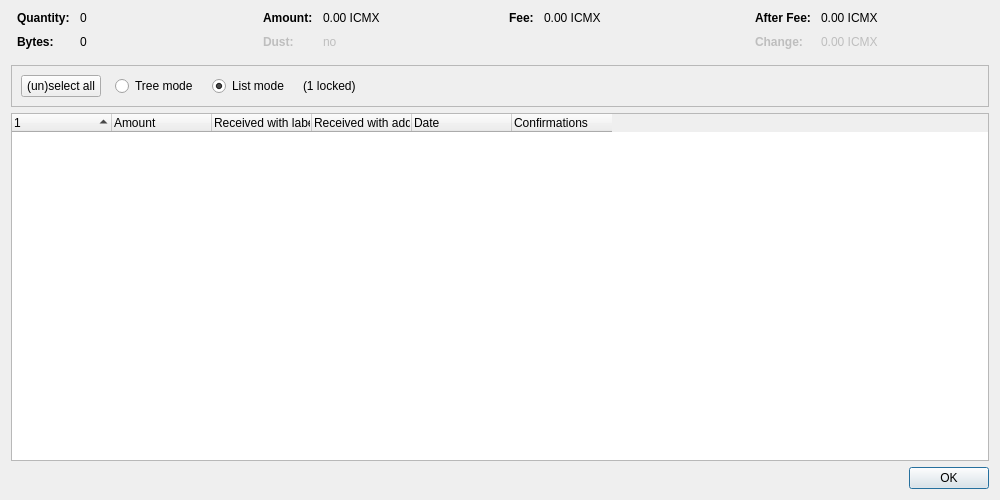
<?xml version="1.0" encoding="UTF-8"?>
<ui version="4.0">
 <class>CoinControlDialog</class>
 <widget class="QDialog" name="CoinControlDialog">
  <property name="geometry">
   <rect>
    <x>0</x>
    <y>0</y>
    <width>1000</width>
    <height>500</height>
   </rect>
  </property>
  <property name="windowTitle">
   <string>Coin Selection</string>
  </property>
  <layout class="QVBoxLayout" name="verticalLayout">
   <item>
    <layout class="QHBoxLayout" name="horizontalLayoutTop" stretch="0,0,0,0">
     <property name="topMargin">
      <number>0</number>
     </property>
     <property name="bottomMargin">
      <number>10</number>
     </property>
     <item>
      <layout class="QFormLayout" name="formLayoutCoinControl1">
       <property name="horizontalSpacing">
        <number>10</number>
       </property>
       <property name="verticalSpacing">
        <number>10</number>
       </property>
       <property name="leftMargin">
        <number>6</number>
       </property>
       <property name="rightMargin">
        <number>6</number>
       </property>
       <item row="0" column="0">
        <widget class="QLabel" name="labelCoinControlQuantityText">
         <property name="font">
          <font>
           <weight>75</weight>
           <bold>true</bold>
          </font>
         </property>
         <property name="text">
          <string>Quantity:</string>
         </property>
        </widget>
       </item>
       <item row="0" column="1">
        <widget class="QLabel" name="labelCoinControlQuantity">
         <property name="cursor">
          <cursorShape>IBeamCursor</cursorShape>
         </property>
         <property name="contextMenuPolicy">
          <enum>Qt::ActionsContextMenu</enum>
         </property>
         <property name="text">
          <string notr="true">0</string>
         </property>
         <property name="textInteractionFlags">
          <set>Qt::LinksAccessibleByMouse|Qt::TextSelectableByKeyboard|Qt::TextSelectableByMouse</set>
         </property>
        </widget>
       </item>
       <item row="1" column="0">
        <widget class="QLabel" name="labelCoinControlBytesText">
         <property name="font">
          <font>
           <weight>75</weight>
           <bold>true</bold>
          </font>
         </property>
         <property name="text">
          <string>Bytes:</string>
         </property>
        </widget>
       </item>
       <item row="1" column="1">
        <widget class="QLabel" name="labelCoinControlBytes">
         <property name="cursor">
          <cursorShape>IBeamCursor</cursorShape>
         </property>
         <property name="contextMenuPolicy">
          <enum>Qt::ActionsContextMenu</enum>
         </property>
         <property name="text">
          <string notr="true">0</string>
         </property>
         <property name="textInteractionFlags">
          <set>Qt::LinksAccessibleByMouse|Qt::TextSelectableByKeyboard|Qt::TextSelectableByMouse</set>
         </property>
        </widget>
       </item>
      </layout>
     </item>
     <item>
      <layout class="QFormLayout" name="formLayoutCoinControl2">
       <property name="horizontalSpacing">
        <number>10</number>
       </property>
       <property name="verticalSpacing">
        <number>10</number>
       </property>
       <property name="leftMargin">
        <number>6</number>
       </property>
       <property name="rightMargin">
        <number>6</number>
       </property>
       <item row="0" column="0">
        <widget class="QLabel" name="labelCoinControlAmountText">
         <property name="font">
          <font>
           <weight>75</weight>
           <bold>true</bold>
          </font>
         </property>
         <property name="text">
          <string>Amount:</string>
         </property>
        </widget>
       </item>
       <item row="0" column="1">
        <widget class="QLabel" name="labelCoinControlAmount">
         <property name="cursor">
          <cursorShape>IBeamCursor</cursorShape>
         </property>
         <property name="contextMenuPolicy">
          <enum>Qt::ActionsContextMenu</enum>
         </property>
         <property name="text">
          <string notr="true">0.00 ICMX</string>
         </property>
         <property name="textInteractionFlags">
          <set>Qt::LinksAccessibleByMouse|Qt::TextSelectableByKeyboard|Qt::TextSelectableByMouse</set>
         </property>
        </widget>
       </item>
       <item row="1" column="0">
        <widget class="QLabel" name="labelCoinControlLowOutputText">
         <property name="enabled">
          <bool>false</bool>
         </property>
         <property name="font">
          <font>
           <weight>75</weight>
           <bold>true</bold>
          </font>
         </property>
         <property name="text">
          <string>Dust:</string>
         </property>
        </widget>
       </item>
       <item row="1" column="1">
        <widget class="QLabel" name="labelCoinControlLowOutput">
         <property name="enabled">
          <bool>false</bool>
         </property>
         <property name="cursor">
          <cursorShape>IBeamCursor</cursorShape>
         </property>
         <property name="contextMenuPolicy">
          <enum>Qt::ActionsContextMenu</enum>
         </property>
         <property name="text">
          <string notr="true">no</string>
         </property>
         <property name="textInteractionFlags">
          <set>Qt::LinksAccessibleByMouse|Qt::TextSelectableByKeyboard|Qt::TextSelectableByMouse</set>
         </property>
        </widget>
       </item>
      </layout>
     </item>
     <item>
      <layout class="QFormLayout" name="formLayoutCoinControl3">
       <property name="horizontalSpacing">
        <number>10</number>
       </property>
       <property name="verticalSpacing">
        <number>10</number>
       </property>
       <property name="leftMargin">
        <number>6</number>
       </property>
       <property name="rightMargin">
        <number>6</number>
       </property>
       <item row="0" column="0">
        <widget class="QLabel" name="labelCoinControlFeeText">
         <property name="font">
          <font>
           <weight>75</weight>
           <bold>true</bold>
          </font>
         </property>
         <property name="text">
          <string>Fee:</string>
         </property>
        </widget>
       </item>
       <item row="0" column="1">
        <widget class="QLabel" name="labelCoinControlFee">
         <property name="cursor">
          <cursorShape>IBeamCursor</cursorShape>
         </property>
         <property name="contextMenuPolicy">
          <enum>Qt::ActionsContextMenu</enum>
         </property>
         <property name="text">
          <string notr="true">0.00 ICMX</string>
         </property>
         <property name="textInteractionFlags">
          <set>Qt::LinksAccessibleByMouse|Qt::TextSelectableByKeyboard|Qt::TextSelectableByMouse</set>
         </property>
        </widget>
       </item>
      </layout>
     </item>
     <item>
      <layout class="QFormLayout" name="formLayoutCoinControl4">
       <property name="horizontalSpacing">
        <number>10</number>
       </property>
       <property name="verticalSpacing">
        <number>10</number>
       </property>
       <property name="leftMargin">
        <number>6</number>
       </property>
       <property name="rightMargin">
        <number>6</number>
       </property>
       <item row="0" column="0">
        <widget class="QLabel" name="labelCoinControlAfterFeeText">
         <property name="font">
          <font>
           <weight>75</weight>
           <bold>true</bold>
          </font>
         </property>
         <property name="text">
          <string>After Fee:</string>
         </property>
        </widget>
       </item>
       <item row="0" column="1">
        <widget class="QLabel" name="labelCoinControlAfterFee">
         <property name="cursor">
          <cursorShape>IBeamCursor</cursorShape>
         </property>
         <property name="contextMenuPolicy">
          <enum>Qt::ActionsContextMenu</enum>
         </property>
         <property name="text">
          <string notr="true">0.00 ICMX</string>
         </property>
         <property name="textInteractionFlags">
          <set>Qt::LinksAccessibleByMouse|Qt::TextSelectableByKeyboard|Qt::TextSelectableByMouse</set>
         </property>
        </widget>
       </item>
       <item row="1" column="0">
        <widget class="QLabel" name="labelCoinControlChangeText">
         <property name="enabled">
          <bool>false</bool>
         </property>
         <property name="font">
          <font>
           <weight>75</weight>
           <bold>true</bold>
          </font>
         </property>
         <property name="text">
          <string>Change:</string>
         </property>
        </widget>
       </item>
       <item row="1" column="1">
        <widget class="QLabel" name="labelCoinControlChange">
         <property name="enabled">
          <bool>false</bool>
         </property>
         <property name="cursor">
          <cursorShape>IBeamCursor</cursorShape>
         </property>
         <property name="contextMenuPolicy">
          <enum>Qt::ActionsContextMenu</enum>
         </property>
         <property name="text">
          <string notr="true">0.00 ICMX</string>
         </property>
         <property name="textInteractionFlags">
          <set>Qt::LinksAccessibleByMouse|Qt::TextSelectableByKeyboard|Qt::TextSelectableByMouse</set>
         </property>
        </widget>
       </item>
      </layout>
     </item>
    </layout>
   </item>
   <item>
    <widget class="QFrame" name="frame">
     <property name="minimumSize">
      <size>
       <width>0</width>
       <height>40</height>
      </size>
     </property>
     <property name="frameShape">
      <enum>QFrame::StyledPanel</enum>
     </property>
     <property name="frameShadow">
      <enum>QFrame::Sunken</enum>
     </property>
     <layout class="QHBoxLayout" name="horizontalLayout">
      <item>
       <layout class="QHBoxLayout" name="horizontalLayoutPanel" stretch="0,0,0,0,0">
        <property name="spacing">
         <number>14</number>
        </property>
        <item>
         <widget class="QPushButton" name="pushButtonSelectAll">
          <property name="sizePolicy">
           <sizepolicy hsizetype="Maximum" vsizetype="Fixed">
            <horstretch>0</horstretch>
            <verstretch>0</verstretch>
           </sizepolicy>
          </property>
          <property name="text">
           <string>(un)select all</string>
          </property>
          <property name="autoDefault">
           <bool>false</bool>
          </property>
         </widget>
        </item>
        <item>
         <widget class="QRadioButton" name="radioTreeMode">
          <property name="sizePolicy">
           <sizepolicy hsizetype="Maximum" vsizetype="Fixed">
            <horstretch>0</horstretch>
            <verstretch>0</verstretch>
           </sizepolicy>
          </property>
          <property name="text">
           <string>Tree mode</string>
          </property>
         </widget>
        </item>
        <item>
         <widget class="QRadioButton" name="radioListMode">
          <property name="sizePolicy">
           <sizepolicy hsizetype="Maximum" vsizetype="Fixed">
            <horstretch>0</horstretch>
            <verstretch>0</verstretch>
           </sizepolicy>
          </property>
          <property name="text">
           <string>List mode</string>
          </property>
          <property name="checked">
           <bool>true</bool>
          </property>
         </widget>
        </item>
        <item>
         <widget class="QLabel" name="labelLocked">
          <property name="text">
           <string notr="true">(1 locked)</string>
          </property>
         </widget>
        </item>
        <item>
         <spacer name="horizontalSpacer">
          <property name="orientation">
           <enum>Qt::Horizontal</enum>
          </property>
          <property name="sizeHint" stdset="0">
           <size>
            <width>40</width>
            <height>20</height>
           </size>
          </property>
         </spacer>
        </item>
       </layout>
      </item>
     </layout>
    </widget>
   </item>
   <item>
    <widget class="CoinControlTreeWidget" name="treeWidget">
     <property name="contextMenuPolicy">
      <enum>Qt::CustomContextMenu</enum>
     </property>
     <property name="sortingEnabled">
      <bool>false</bool>
     </property>
     <property name="columnCount">
      <number>6</number>
     </property>
     <attribute name="headerShowSortIndicator" stdset="0">
      <bool>true</bool>
     </attribute>
     <attribute name="headerStretchLastSection">
      <bool>false</bool>
     </attribute>
     <column>
      <property name="text">
       <string/>
      </property>
     </column>
     <column>
      <property name="text">
       <string>Amount</string>
      </property>
     </column>
     <column>
      <property name="text">
       <string>Received with label</string>
      </property>
     </column>
     <column>
      <property name="text">
       <string>Received with address</string>
      </property>
     </column>
     <column>
      <property name="text">
       <string>Date</string>
      </property>
     </column>
     <column>
      <property name="text">
       <string>Confirmations</string>
      </property>
      <property name="toolTip">
       <string>Confirmed</string>
      </property>
     </column>
     <column>
      <property name="text">
       <string/>
      </property>
     </column>
     <column>
      <property name="text">
       <string/>
      </property>
     </column>
     <column>
      <property name="text">
       <string/>
      </property>
     </column>
     <column>
      <property name="text">
       <string/>
      </property>
     </column>
    </widget>
   </item>
   <item>
    <widget class="QDialogButtonBox" name="buttonBox">
     <property name="orientation">
      <enum>Qt::Horizontal</enum>
     </property>
     <property name="standardButtons">
      <set>QDialogButtonBox::Ok</set>
     </property>
    </widget>
   </item>
  </layout>
 </widget>
 <customwidgets>
  <customwidget>
   <class>CoinControlTreeWidget</class>
   <extends>QTreeWidget</extends>
   <header>qt/coincontroltreewidget.h</header>
  </customwidget>
 </customwidgets>
 <resources/>
 <connections/>
</ui>
